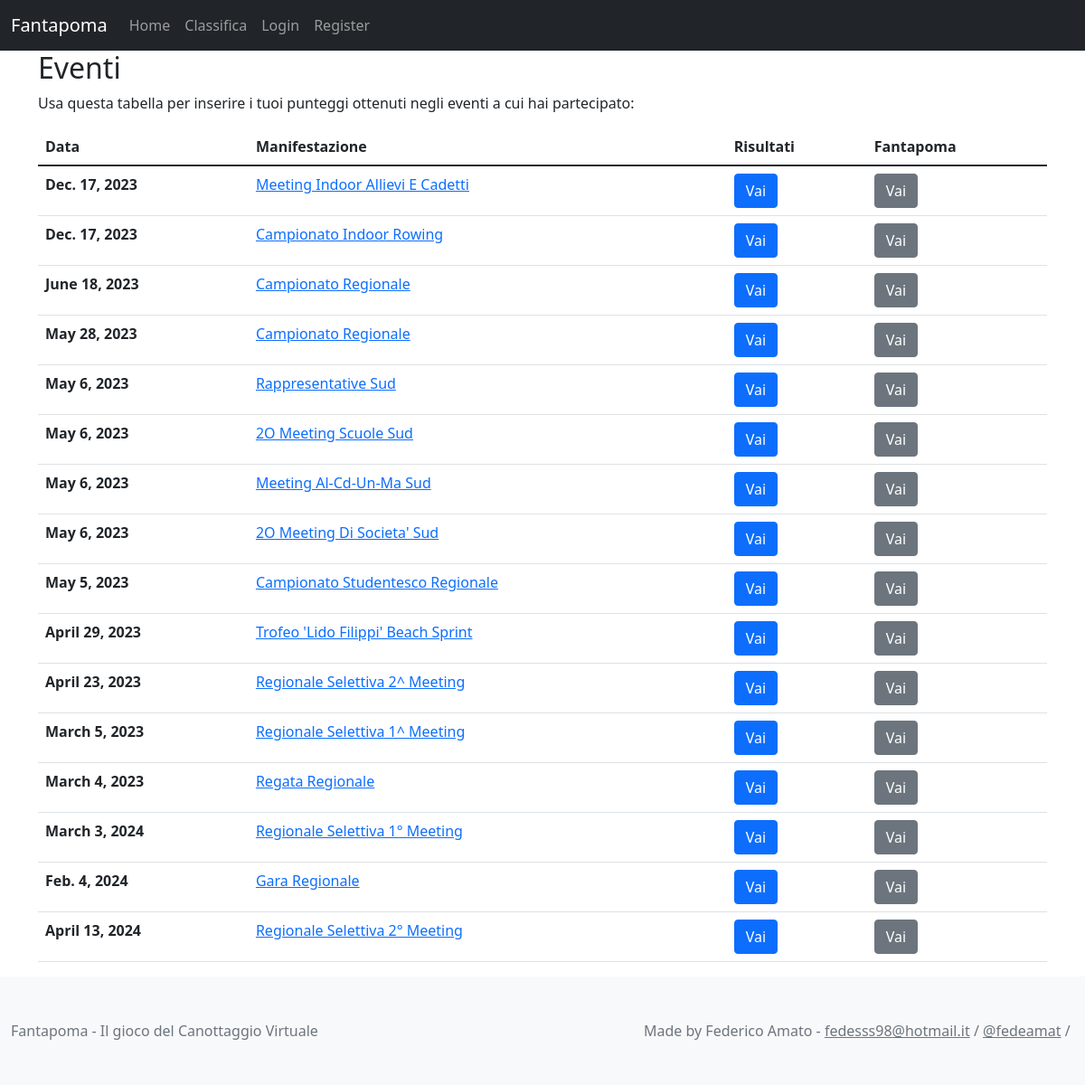
/events/, run on an earlier commit of the app's database.
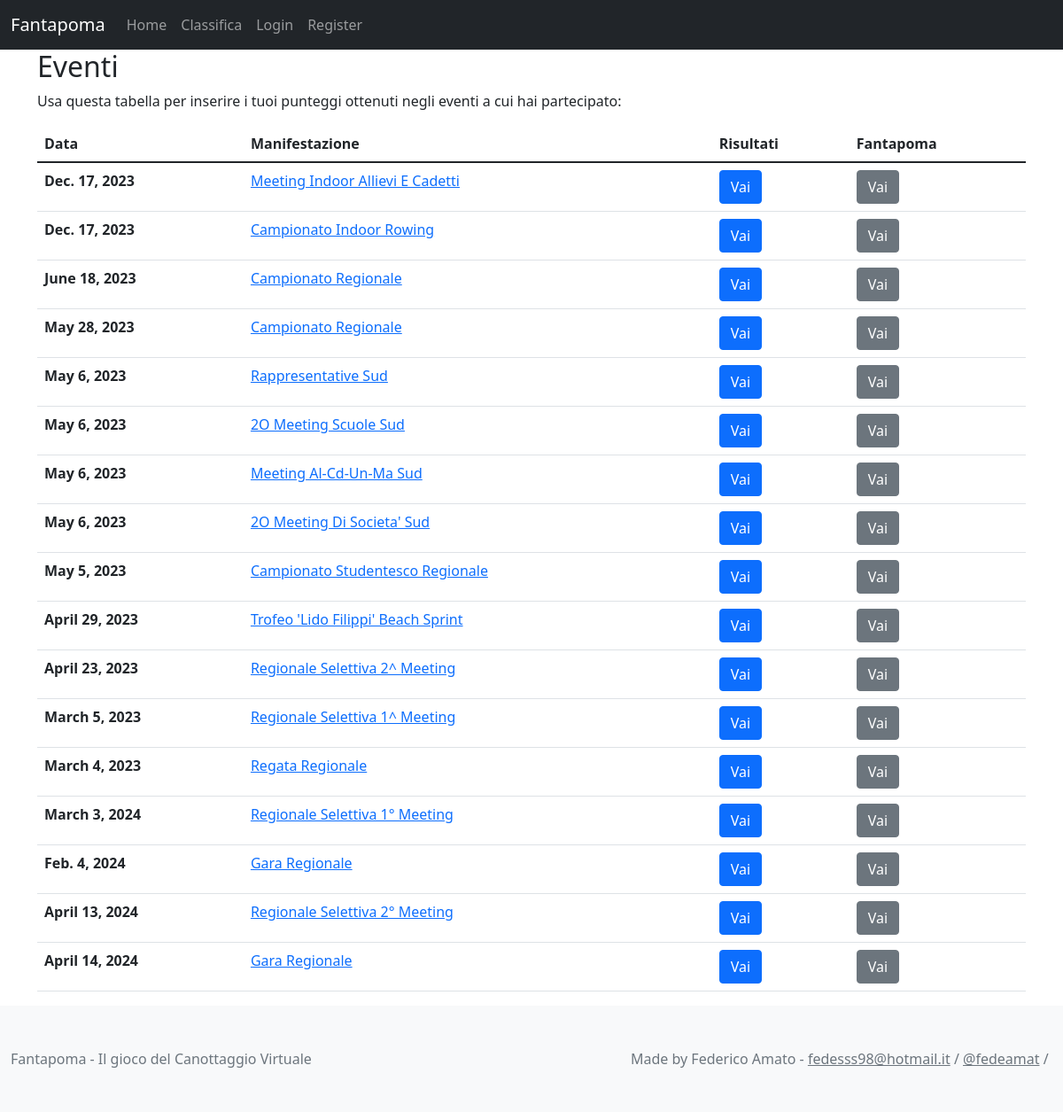
And on a later commit of the database.
### events/models.py (models this page shows, shortened)
class Event(models.Model):
    url = models.CharField(max_length=200, unique=True, default=uuid.uuid4)
    date = models.DateField()
    location = models.CharField(max_length=80)
    name = models.CharField(max_length=80)
    EVENT_TYPES = [
        ('REG', 'Regionale'),
        ('NAT', 'Nazionale'),
    ]
    type = models.CharField(max_length=80, choices=EVENT_TYPES, default='REG')

### events/views.py (the view)
# urls.py: path('', EventListView.as_view(), name='list-events'),
class EventListView(ListView):
    model = Event
    template_name = 'events/event_list.html'
    context_object_name = 'events'

### events/templates/events/event_list.html (shortened to what this page needs)
{% extends 'base.html' %}
{% block content %}
<div class="container">
    <h2>Eventi</h2>
    <p>Usa questa tabella per inserire i tuoi punteggi ottenuti negli eventi a cui hai partecipato:</p>
    <table class="table table-hover">
        <thead>
            <tr>
                <th scope="col">Data</th>
                <th scope="col">Manifestazione</th>
                <th scope="col">Risultati</th>
                <th scope="col">Fantapoma</th>
            </tr>
        </thead>
        <tbody>
        {% for event in events %}
          <tr style="transform: rotate(0);">
            <th scope="row">{{ event.date }}</th>
            <td><a href="{% url 'events:event_detail' event.pk %}">{{ event.name }}</a></td>
            <td><a href="{% url 'events:event_detail' event.pk %}" class="btn btn-primary">Vai</a></td>
            <td><a href="{% url 'fantapoma:statistics' %}" class="btn btn-secondary">Vai</a></td>
          </tr>
        {% endfor %}
        </tbody>
      </table>
</div>
{% endblock content %}

What changed in the data, as far as the page shows it:
added Event: date "April 14, 2024", name "Gara Regionale"
